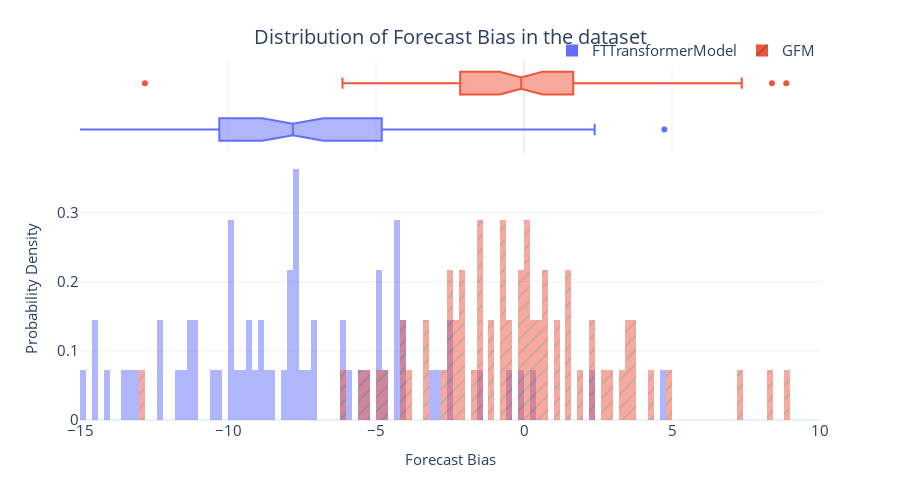

This figure's notebook cell:
### Code cell
fig = px.histogram(metrics_df, 
                   x="Forecast Bias", 
                   color="Algorithm",
                   pattern_shape="Algorithm", 
                   marginal="box", 
                   nbins=250,
                   barmode="overlay",
                   histnorm="probability density")
fig = format_plot(fig, xlabel="Forecast Bias", ylabel="Probability Density", title="Distribution of Forecast Bias in the dataset")
fig.update_layout(xaxis_range=[-15,10])
# fig.write_image("imgs/chapter_12/ft_bias_dist.png")
fig.show()

### Figure 1 — Plotly figure (JSON) as saved in the notebook; plotly's stock layout.template omitted (floating-point values rounded to 4 significant figures)
{"data": [{"alignmentgroup": "True", "bingroup": "x", "histnorm": "probability density", "hovertemplate": "Algorithm=FTTransformerModel<br>Forecast Bias=%{x}<br>probability density=%{y}<extra></extra>", "legendgroup": "FTTransformerModel", "marker": {"color": "#636efa", "opacity": 0.5, "pattern": {"shape": ""}}, "name": "FTTransformerModel", "nbinsx": 250, "offsetgroup": "FTTransformerModel", "orientation": "v", "showlegend": true, "type": "histogram", "x": [-9.123, -4.18, -8.067, -10.49, -4.248, -8.545, 4.742, -8.835, -1.447, -7.281, -8.749, -4.942, -4.652, -9.983, -7.753, -7.609, -14.04, -7.993, -10.23, -0.4231, -4.35, -8.827, -6.043, -7.031, -12.32, -11.29, -2.402, -11.09, -0.09051, -9.341, -5.253, -9.822, -12.35, -5.405, -4.857, -9.211, -7.643, -9.679, -7.033, -14.53, -9.53, -11.42, -6.053, -7.809, -13.46, -9.916, -13.11, -7.573, -4.376, -11.06, -4.948, -7.817, -2.925, -15.74, 2.387, -13.38, -14.47, -3.147, -9.852, -7.628, -4.029, -14.86, -11.66, -7.653, -2.578, -4.354, -11.31, -5.923, 0.254], "xaxis": "x", "yaxis": "y"}, {"alignmentgroup": "True", "hovertemplate": "Algorithm=FTTransformerModel<br>Forecast Bias=%{x}<extra></extra>", "legendgroup": "FTTransformerModel", "marker": {"color": "#636efa"}, "name": "FTTransformerModel", "notched": true, "offsetgroup": "FTTransformerModel", "showlegend": false, "type": "box", "x": [-9.123, -4.18, -8.067, -10.49, -4.248, -8.545, 4.742, -8.835, -1.447, -7.281, -8.749, -4.942, -4.652, -9.983, -7.753, -7.609, -14.04, -7.993, -10.23, -0.4231, -4.35, -8.827, -6.043, -7.031, -12.32, -11.29, -2.402, -11.09, -0.09051, -9.341, -5.253, -9.822, -12.35, -5.405, -4.857, -9.211, -7.643, -9.679, -7.033, -14.53, -9.53, -11.42, -6.053, -7.809, -13.46, -9.916, -13.11, -7.573, -4.376, -11.06, -4.948, -7.817, -2.925, -15.74, 2.387, -13.38, -14.47, -3.147, -9.852, -7.628, -4.029, -14.86, -11.66, -7.653, -2.578, -4.354, -11.31, -5.923, 0.254], "xaxis": "x2", "yaxis": "y2"}, {"alignmentgroup": "True", "bingroup": "x", "histnorm": "probability density", "hovertemplate": "Algorithm=GFM<br>Forecast Bias=%{x}<br>probability density=%{y}<extra></extra>", "legendgroup": "GFM", "marker": {"color": "#EF553B", "opacity": 0.5, "pattern": {"shape": "/"}}, "name": "GFM", "nbinsx": 250, "offsetgroup": "GFM", "orientation": "v", "showlegend": true, "type": "histogram", "x": [-1.573, 8.86, 0.7378, 0.7577, 1.027, -6.132, 4.328, 2.84, 2.255, -1.027, -0.5446, 4.883, 1.59, -2.094, -0.6182, -2.105, 0.4353, -0.6696, -3.29, 10.57, 3.516, 0.1281, -4.16, 0.6348, -4.865, 3.764, 3.767, 1.596, 16.04, -2.331, 3.573, -1.578, -0.7153, 0.1524, -3.823, -1.426, -2.592, -4.761, 0.594, -2.411, 2.306, 0.3078, -0.4752, -1.012, -4.011, -3.396, -2.036, 0.01905, -1.548, -2.313, -0.1725, -0.03132, 1.46, -12.81, 7.355, -2.441, -0.09507, 1.106, -2.657, 2.606, 3.273, -5.229, -5.444, 0.09614, 0.2702, -1.738, -0.783, 1.866, 8.376], "xaxis": "x", "yaxis": "y"}, {"alignmentgroup": "True", "hovertemplate": "Algorithm=GFM<br>Forecast Bias=%{x}<extra></extra>", "legendgroup": "GFM", "marker": {"color": "#EF553B"}, "name": "GFM", "notched": true, "offsetgroup": "GFM", "showlegend": false, "type": "box", "x": [-1.573, 8.86, 0.7378, 0.7577, 1.027, -6.132, 4.328, 2.84, 2.255, -1.027, -0.5446, 4.883, 1.59, -2.094, -0.6182, -2.105, 0.4353, -0.6696, -3.29, 10.57, 3.516, 0.1281, -4.16, 0.6348, -4.865, 3.764, 3.767, 1.596, 16.04, -2.331, 3.573, -1.578, -0.7153, 0.1524, -3.823, -1.426, -2.592, -4.761, 0.594, -2.411, 2.306, 0.3078, -0.4752, -1.012, -4.011, -3.396, -2.036, 0.01905, -1.548, -2.313, -0.1725, -0.03132, 1.46, -12.81, 7.355, -2.441, -0.09507, 1.106, -2.657, 2.606, 3.273, -5.229, -5.444, 0.09614, 0.2702, -1.738, -0.783, 1.866, 8.376], "xaxis": "x2", "yaxis": "y2"}], "layout": {"autosize": false, "barmode": "overlay", "height": 500, "legend": {"font": {"size": 15}, "orientation": "h", "title": {}, "tracegroupgap": 0, "x": 1, "xanchor": "right", "y": 0.98, "yanchor": "bottom"}, "margin": {"t": 60}, "title": {"font": {"size": 20}, "text": "Distribution of Forecast Bias in the dataset", "x": 0.5, "xanchor": "center", "yanchor": "top"}, "width": 900, "xaxis": {"anchor": "y", "domain": [0, 1], "range": [-15, 10], "tickfont": {"size": 15}, "title": {"font": {"size": 15}, "text": "Forecast Bias"}, "type": "linear"}, "xaxis2": {"anchor": "y2", "domain": [0, 1], "matches": "x", "showgrid": true, "showticklabels": false, "type": "linear"}, "yaxis": {"anchor": "x", "autorange": true, "domain": [0, 0.7326], "range": [0, 0.3814], "tickfont": {"size": 15}, "title": {"font": {"size": 15}, "text": "Probability Density"}}, "yaxis2": {"anchor": "x2", "autorange": true, "domain": [0.7426, 1], "matches": "y2", "range": [-0.5, 1.5], "showgrid": false, "showline": false, "showticklabels": false, "ticks": "", "type": "category"}}}
